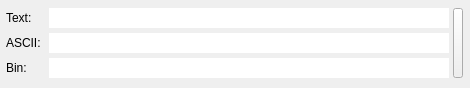
<?xml version="1.0" encoding="UTF-8"?>
<ui version="4.0">
 <class>MaiaText2Ascii</class>
 <widget class="QMainWindow" name="MaiaText2Ascii">
  <property name="geometry">
   <rect>
    <x>0</x>
    <y>0</y>
    <width>470</width>
    <height>88</height>
   </rect>
  </property>
  <property name="windowTitle">
   <string>MaiaText2Ascii</string>
  </property>
  <widget class="QWidget" name="centralWidget">
   <widget class="QLabel" name="label_4">
    <property name="geometry">
     <rect>
      <x>6</x>
      <y>58</y>
      <width>45</width>
      <height>20</height>
     </rect>
    </property>
    <property name="text">
     <string>Bin:</string>
    </property>
   </widget>
   <widget class="QLabel" name="label_6">
    <property name="geometry">
     <rect>
      <x>6</x>
      <y>33</y>
      <width>45</width>
      <height>20</height>
     </rect>
    </property>
    <property name="text">
     <string>ASCII:</string>
    </property>
   </widget>
   <widget class="QLineEdit" name="line_hex">
    <property name="geometry">
     <rect>
      <x>49</x>
      <y>33</y>
      <width>400</width>
      <height>20</height>
     </rect>
    </property>
    <property name="toolTip">
     <string>ASCII value</string>
    </property>
    <property name="maxLength">
     <number>1000000</number>
    </property>
    <property name="frame">
     <bool>false</bool>
    </property>
   </widget>
   <widget class="QLineEdit" name="line_bin">
    <property name="geometry">
     <rect>
      <x>49</x>
      <y>58</y>
      <width>400</width>
      <height>20</height>
     </rect>
    </property>
    <property name="toolTip">
     <string>8 bits binary value</string>
    </property>
    <property name="maxLength">
     <number>1000000</number>
    </property>
    <property name="frame">
     <bool>false</bool>
    </property>
   </widget>
   <widget class="QLineEdit" name="line_text">
    <property name="geometry">
     <rect>
      <x>49</x>
      <y>8</y>
      <width>400</width>
      <height>20</height>
     </rect>
    </property>
    <property name="toolTip">
     <string>Enter a char</string>
    </property>
    <property name="text">
     <string/>
    </property>
    <property name="maxLength">
     <number>1000000</number>
    </property>
    <property name="frame">
     <bool>false</bool>
    </property>
    <property name="clearButtonEnabled">
     <bool>true</bool>
    </property>
   </widget>
   <widget class="QLabel" name="label_7">
    <property name="geometry">
     <rect>
      <x>6</x>
      <y>8</y>
      <width>45</width>
      <height>20</height>
     </rect>
    </property>
    <property name="text">
     <string>Text:</string>
    </property>
   </widget>
   <widget class="QLabel" name="label_bg">
    <property name="geometry">
     <rect>
      <x>0</x>
      <y>-2</y>
      <width>471</width>
      <height>90</height>
     </rect>
    </property>
    <property name="autoFillBackground">
     <bool>true</bool>
    </property>
    <property name="frameShape">
     <enum>QFrame::NoFrame</enum>
    </property>
    <property name="frameShadow">
     <enum>QFrame::Plain</enum>
    </property>
    <property name="text">
     <string/>
    </property>
    <property name="scaledContents">
     <bool>false</bool>
    </property>
    <property name="alignment">
     <set>Qt::AlignCenter</set>
    </property>
    <property name="wordWrap">
     <bool>false</bool>
    </property>
   </widget>
   <widget class="QPushButton" name="b_clear">
    <property name="geometry">
     <rect>
      <x>453</x>
      <y>8</y>
      <width>10</width>
      <height>70</height>
     </rect>
    </property>
    <property name="toolTip">
     <string>Clear all (CTRL+L)</string>
    </property>
    <property name="autoFillBackground">
     <bool>false</bool>
    </property>
    <property name="text">
     <string/>
    </property>
    <property name="flat">
     <bool>false</bool>
    </property>
   </widget>
   <zorder>label_bg</zorder>
   <zorder>label_4</zorder>
   <zorder>label_6</zorder>
   <zorder>line_hex</zorder>
   <zorder>line_bin</zorder>
   <zorder>line_text</zorder>
   <zorder>label_7</zorder>
   <zorder>b_clear</zorder>
  </widget>
 </widget>
 <layoutdefault spacing="6" margin="11"/>
 <tabstops>
  <tabstop>line_text</tabstop>
  <tabstop>line_hex</tabstop>
  <tabstop>line_bin</tabstop>
 </tabstops>
 <resources/>
 <connections/>
</ui>
